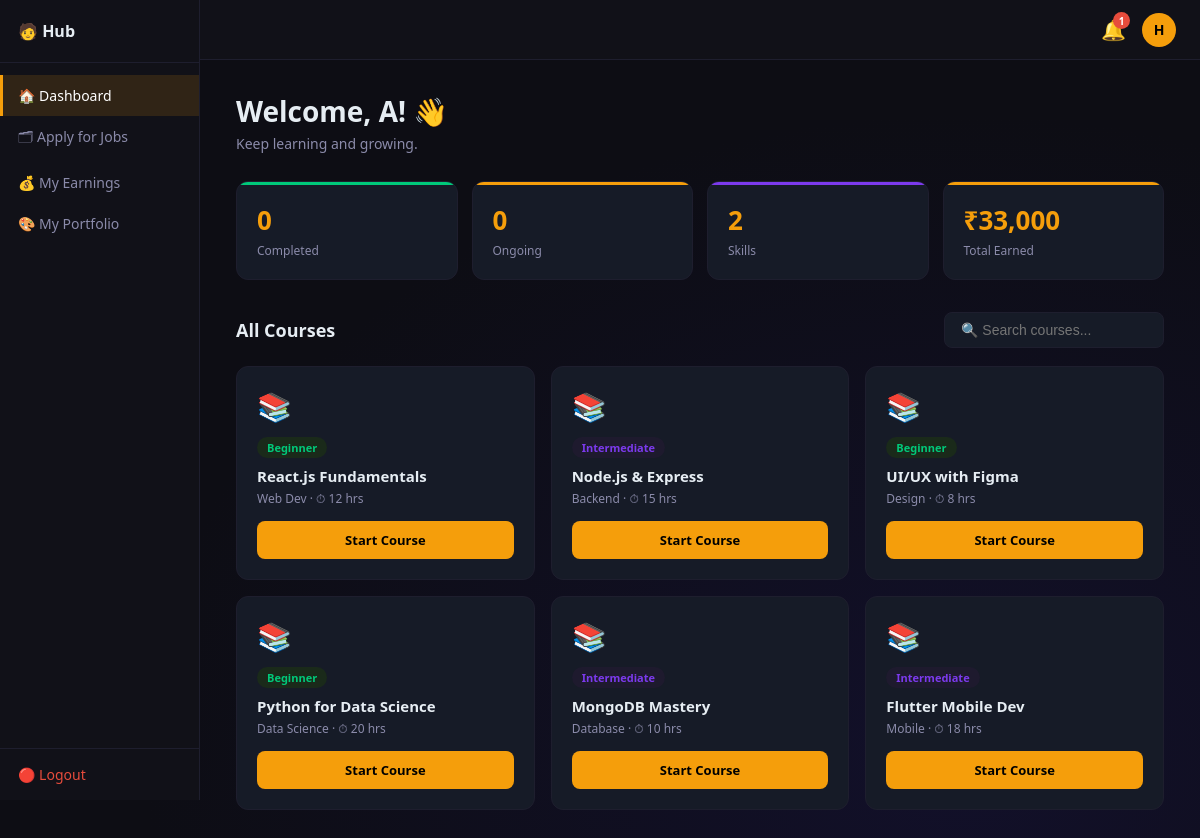
Page /freelancer/dashboard.php (signed in) on the committed database.
### tables this page shows
CREATE TABLE `freelancers` (
  `id` int NOT NULL AUTO_INCREMENT,
  `username` varchar(100) NOT NULL,
  `email` varchar(150) NOT NULL,
  `phone` varchar(20) DEFAULT NULL,
  `password` varchar(255) NOT NULL,
  `full_name` varchar(200) DEFAULT NULL,
  `skills` text,
  `bio` text,
  `portfolio` varchar(200) DEFAULT NULL,
  `education` varchar(200) DEFAULT NULL,
  `experience` varchar(100) DEFAULT NULL,
  `city` varchar(100) DEFAULT NULL,
  `portfolio_url` varchar(300) DEFAULT NULL,
  `status` enum('pending','approved','rejected') DEFAULT 'pending',
  `created_at` datetime DEFAULT CURRENT_TIMESTAMP,
  PRIMARY KEY (`id`),
  UNIQUE KEY `username` (`username`),
  UNIQUE KEY `email` (`email`)
);

CREATE TABLE `courses` (
  `id` int NOT NULL AUTO_INCREMENT,
  `title` varchar(200) NOT NULL,
  `category` varchar(100) DEFAULT NULL,
  `level` enum('Beginner','Intermediate','Advanced') DEFAULT 'Beginner',
  `duration_hrs` int DEFAULT '0',
  `description` text,
  `youtube_url` varchar(500) DEFAULT NULL,
  `project_task` text,
  `created_at` datetime DEFAULT CURRENT_TIMESTAMP,
  PRIMARY KEY (`id`)
);

### freelancer/auth.php (called while the page is built, shortened)
<?php
require_once '../db.php';
$fl_id   = $_SESSION['freelancer_id'];
$fl_stmt = $pdo->prepare("SELECT * FROM freelancers WHERE id=?");
$fl_stmt->execute([$fl_id]);
$fl_profile = $fl_stmt->fetch();
$notif_count_stmt = $pdo->prepare("SELECT COUNT(*) FROM notifications WHERE id=? AND is_read=0");
$notif_count_stmt->execute([$fl_id]);
?>

### freelancer/dashboard.php (the view, shortened to what this page needs)
<?php
require_once 'auth.php';
require_once 'layout.php';
$completed = $pdo->prepare("SELECT COUNT(*) FROM course_progress WHERE freelancer_id=? AND status='completed'");
$completed->execute([$fl_id]); $completed = $completed->fetchColumn();
$ongoing = $pdo->prepare("SELECT COUNT(*) FROM course_progress WHERE freelancer_id=? AND status='ongoing'");
$ongoing->execute([$fl_id]); $ongoing = $ongoing->fetchColumn();
$skills_count = count(array_filter(array_map('trim', explode(',', $fl_profile['skills'] ?? ''))));
$total_earned = $pdo->prepare("SELECT COALESCE(SUM(amount),0) FROM payments WHERE freelancer_id=?");
$total_earned->execute([$fl_id]); $total_earned = $total_earned->fetchColumn();
$search = trim($_GET['q'] ?? '');
if ($search) {
    $courses_stmt = $pdo->prepare("SELECT * FROM courses WHERE title LIKE ? OR category LIKE ? ORDER BY id");
    $courses_stmt->execute(["%$search%", "%$search%"]);
} else {
    $courses_stmt = $pdo->query("SELECT * FROM courses ORDER BY id");
}
$courses = $courses_stmt->fetchAll();
$progress_map = [];
?>
<!DOCTYPE html>
<html lang="en">
<head>
</head>
<body>
<?php renderLayout('dashboard', $fl_name, $fl_user, $notif_count); ?>
<div class="main">
    <h1>Welcome, <?= htmlspecialchars($fl_name) ?>! 👋</h1>
    <p class="welcome-sub">Keep learning and growing.</p>
    <div class="stats">
        <div class="stat-card"><div class="stat-value"><?= $completed ?></div><div class="stat-label">Completed</div></div>
        <div class="stat-card"><div class="stat-value"><?= $ongoing ?></div><div class="stat-label">Ongoing</div></div>
        <div class="stat-card"><div class="stat-value"><?= $skills_count ?></div><div class="stat-label">Skills</div></div>
        <div class="stat-card"><div class="stat-value">₹<?= number_format($total_earned) ?></div><div class="stat-label">Total Earned</div></div>
    </div>
    <div class="section-header">
        <div class="section-title">All Courses</div>
        <form method="GET">
            <input class="search-box" type="text" name="q" placeholder="🔍 Search courses..." value="<?= htmlspecialchars($search) ?>">
        </form>
    </div>
    <div class="courses-grid">
        <?php foreach ($courses as $course): ?>
        <?php $status = $progress_map[$course['id']] ?? null; ?>
        <div class="course-card">
            <div class="course-icon">📚</div>
            <span class="level-badge level-<?= $course['level'] ?>"><?= $course['level'] ?></span>
            <div class="course-title"><?= htmlspecialchars($course['title']) ?></div>
            <div class="course-meta"><?= htmlspecialchars($course['category']) ?> · ⏱ <?= $course['duration_hrs'] ?> hrs</div>
            <?php if ($status === 'completed'): ?>
                <a href="course_detail.php?id=<?= $course['id'] ?>" class="btn-course completed">✅ Completed</a>
            <?php elseif ($status === 'ongoing'): ?>
                <a href="course_watch.php?id=<?= $course['id'] ?>" class="btn-course ongoing">▶ Continue</a>
            <?php else: ?>
                <a href="course_detail.php?id=<?= $course['id'] ?>" class="btn-course">Start Course</a>
            <?php endif; ?>
        </div>
        <?php endforeach; ?>
    </div>
</div>
</body>
</html>

### freelancer/layout.php (shortened to what this page needs)
<?php
function renderLayout($current, $fl_name, $fl_user, $notif_count) {
?>
<div class="sidebar">
    <div class="sidebar-brand">🧑 Hub</div>
    <nav class="sidebar-nav">
        <a href="dashboard.php" class="nav-item <?= $current==='dashboard'?'active':'' ?>">🏠 Dashboard</a>
        <a href="apply_jobs.php" class="nav-item <?= $current==='apply'?'active':'' ?>">🗂 Apply for Jobs</a>
        <a href="my_earnings.php" class="nav-item <?= $current==='earnings'?'active':'' ?>">💰 My Earnings</a>
        <a href="my_portfolio.php" class="nav-item <?= $current==='portfolio'?'active':'' ?>">🎨 My Portfolio</a>
    </nav>
    <div class="sidebar-footer">
        <a href="logout.php" class="logout">🔴 Logout</a>
    </div>
</div>
<div class="topbar">
    <a href="notifications.php" class="notif-btn">
        🔔
        <?php if ($notif_count > 0): ?><span class="notif-badge"><?= $notif_count ?></span><?php endif; ?>
    </a>
    <div class="avatar"><?= strtoupper(substr($fl_user, 0, 1)) ?></div>
</div>
<?php
}
?>

### freelancer/layout.php (style rules this page uses)
* { margin:0;padding:0;box-sizing:border-box }
body { background:#0d0d14;color:#e6edf3;font-family:'Segoe UI',sans-serif;display:flex;min-height:100vh;background:radial-gradient(ellipse at 80% 90%,#12102a 0%,#0d0d14 60%) }
.sidebar { width:200px;background:#111118;border-right:1px solid #1e1e2e;display:flex;flex-direction:column;position:fixed;top:0;left:0;height:100vh;z-index:100 }
.sidebar-brand { padding:20px 18px;font-size:16px;font-weight:700;border-bottom:1px solid #1e1e2e;display:flex;align-items:center;gap:8px;color:#e6edf3 }
.sidebar-nav { flex:1;padding:12px 0 }
.nav-item { display:flex;align-items:center;gap:10px;padding:11px 18px;color:#8b8baa;text-decoration:none;font-size:14px;font-weight:500;transition:.15s }
.nav-item.active { color:#fff;background:#f59e0b22;border-left:3px solid #f59e0b;padding-left:15px }
.sidebar-footer { padding:16px 18px;border-top:1px solid #1e1e2e }
.logout { color:#e74c3c;text-decoration:none;font-size:14px;display:flex;align-items:center;gap:6px }
.main { margin-left:200px;flex:1;padding:32px 36px;margin-top:60px }
.topbar { position:fixed;top:0;right:0;left:200px;height:60px;background:#111118;border-bottom:1px solid #1e1e2e;display:flex;align-items:center;justify-content:flex-end;padding:0 24px;gap:16px;z-index:99 }
.notif-btn { position:relative;background:none;border:none;color:#8b8baa;font-size:20px;cursor:pointer;text-decoration:none }
.notif-badge { position:absolute;top:-4px;right:-4px;background:#e74c3c;color:#fff;font-size:10px;font-weight:700;width:17px;height:17px;border-radius:50%;display:flex;align-items:center;justify-content:center }
.avatar { width:34px;height:34px;background:#f59e0b;border-radius:50%;display:flex;align-items:center;justify-content:center;font-weight:700;font-size:14px;color:#000;text-transform:uppercase }

### rows in the picture
freelancers: skills "2"
courses: level "Beginner", title "React.js Fundamentals", category "Web Dev", duration_hrs "12"
courses: level "Intermediate", title "Node.js & Express", category "Backend", duration_hrs "15"
courses: level "Beginner", title "UI/UX with Figma", category "Design", duration_hrs "8"
courses: level "Beginner", title "Python for Data Science", category "Data Science", duration_hrs "20"
courses: level "Intermediate", title "MongoDB Mastery", category "Database", duration_hrs "10"
courses: level "Intermediate", title "Flutter Mobile Dev", category "Mobile", duration_hrs "18"

### other values in the picture
$notif_count "1"
substr($fl_user, 0, 1) "H"
$fl_name "A"
$completed "0"
$ongoing "0"
$total_earned "33,000"
